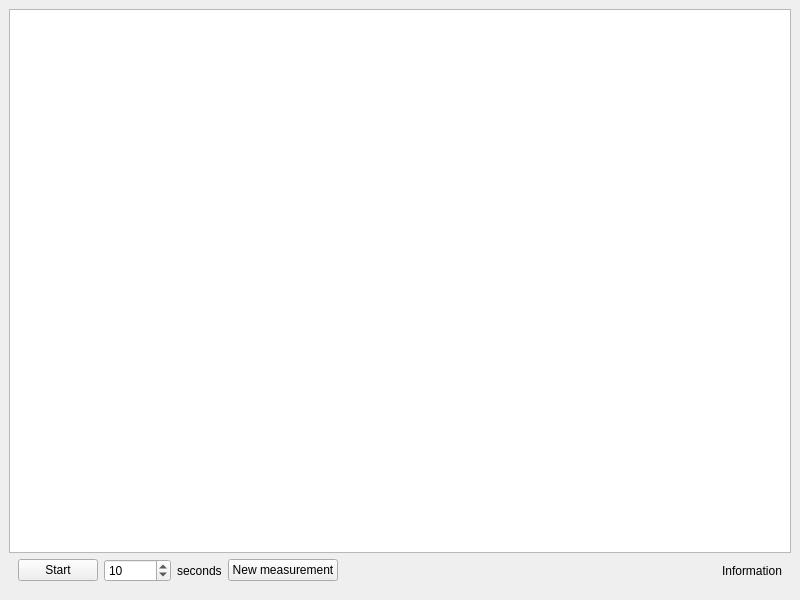
<?xml version="1.0" encoding="UTF-8"?>
<ui version="4.0">
 <class>MainWindow</class>
 <widget class="QMainWindow" name="MainWindow">
  <property name="geometry">
   <rect>
    <x>0</x>
    <y>0</y>
    <width>800</width>
    <height>600</height>
   </rect>
  </property>
  <property name="windowTitle">
   <string>USB example project</string>
  </property>
  <widget class="QWidget" name="centralwidget">
   <layout class="QVBoxLayout" name="verticalLayout">
    <item>
     <widget class="PlotWidget" name="plot"/>
    </item>
    <item>
     <widget class="QWidget" name="widget" native="true">
      <layout class="QHBoxLayout" name="horizontalLayout">
       <property name="topMargin">
        <number>0</number>
       </property>
       <item>
        <widget class="QPushButton" name="startbutton">
         <property name="text">
          <string>Start</string>
         </property>
        </widget>
       </item>
       <item>
        <widget class="QSpinBox" name="duration">
         <property name="maximum">
          <number>999999999</number>
         </property>
         <property name="value">
          <number>10</number>
         </property>
        </widget>
       </item>
       <item>
        <widget class="QLabel" name="label">
         <property name="text">
          <string>seconds</string>
         </property>
        </widget>
       </item>
       <item>
        <widget class="QPushButton" name="newmeasurementbutton">
         <property name="text">
          <string>New measurement</string>
         </property>
        </widget>
       </item>
       <item>
        <spacer name="horizontalSpacer">
         <property name="orientation">
          <enum>Qt::Horizontal</enum>
         </property>
         <property name="sizeHint" stdset="0">
          <size>
           <width>40</width>
           <height>20</height>
          </size>
         </property>
        </spacer>
       </item>
       <item>
        <widget class="QLabel" name="infolabel">
         <property name="text">
          <string>Information</string>
         </property>
        </widget>
       </item>
      </layout>
     </widget>
    </item>
   </layout>
  </widget>
 </widget>
 <customwidgets>
  <customwidget>
   <class>PlotWidget</class>
   <extends>QGraphicsView</extends>
   <header>pyqtgraph</header>
  </customwidget>
 </customwidgets>
 <resources/>
 <connections/>
</ui>
